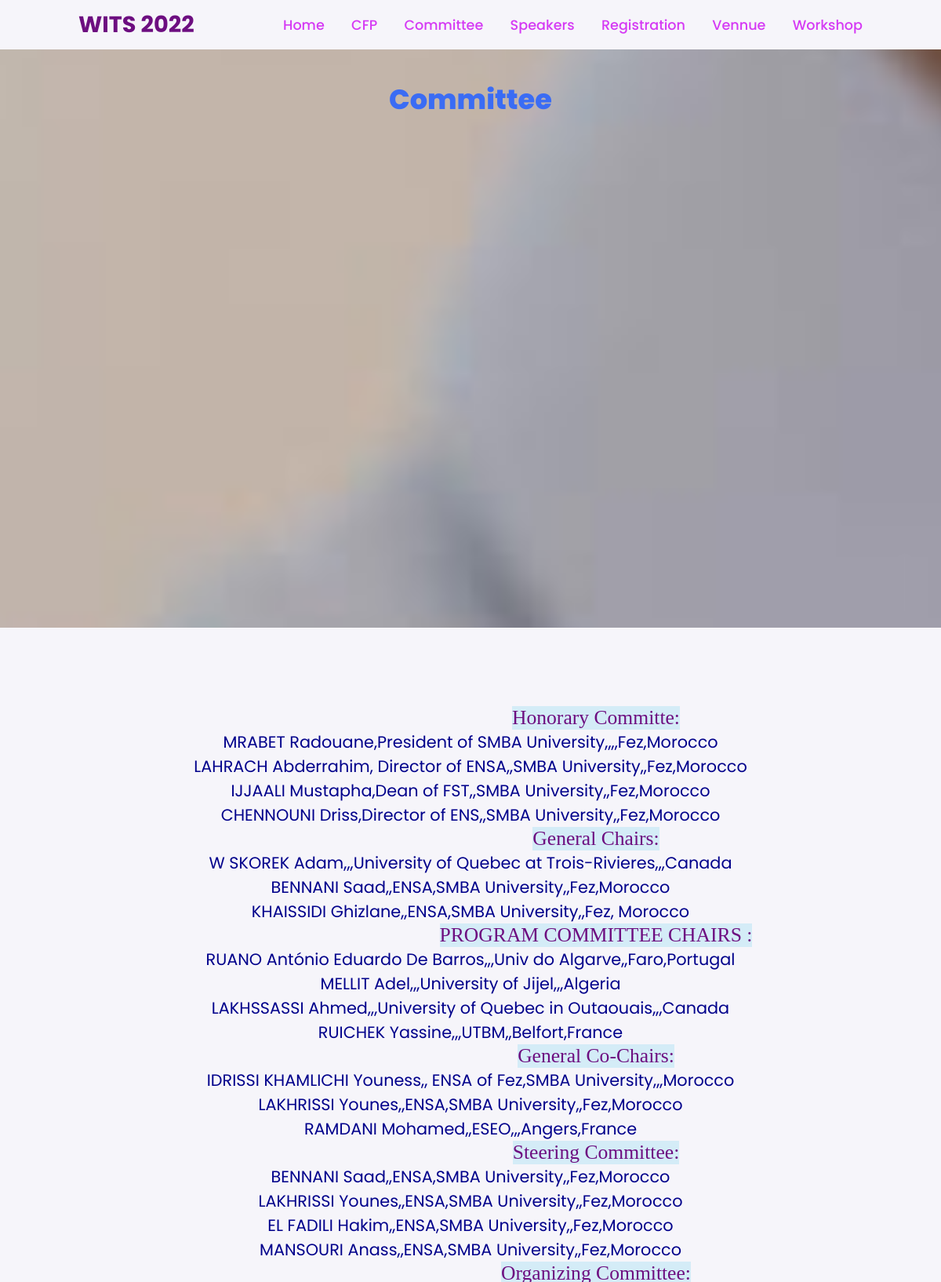
Screenshot of /committee.php (upper part) with the database file from the repository.
### tables this page shows
CREATE TABLE `commitee` (
  `id_com` int(11) NOT NULL,
  `libelle_com` char(100) DEFAULT NULL,
  `ref_conf` int(11) NOT NULL
);

CREATE TABLE `element_commitee` (
  `id_elmtC` int(11) NOT NULL,
  `nom` char(50) NOT NULL,
  `prenom` char(50) NOT NULL,
  `fonction` char(100) DEFAULT NULL,
  `etabblissement` char(50) DEFAULT NULL,
  `universite` char(50) NOT NULL,
  `laboratoire` char(1) NOT NULL,
  `ville` char(50) DEFAULT NULL,
  `pays` char(50) NOT NULL
);

### committee.php (the view, shortened to what this page needs)
<!DOCTYPE html>
<html lang="en">
<head>
    <link rel="stylesheet" href="conf-style.css">
    <link rel="stylesheet" href="https://cdnjs.cloudflare.com/ajax/libs/font-awesome/6.0.0/css/all.min.css">
</head>
<body>
    <header>
        <span class="logo">Wits 2022 </span>
        <nav class="navigation">
            <a href="home.php">Home</a>
            <a href="cfp.php">CFP</a>
            <a href="committee.php">Committee</a>
            <a href="speakers.php">Speakers</a>
            <a href="registration.php">Registration</a>
            <a href="venue.php">Vennue</a>
            <a href="workshop.php">Workshop</a>
        </nav>
    </header>
    <section class="comitte" >
    <h1 class="title"> Committee</h1>
    </section>
<section class="com">
<div class ="content">
<?php
    try {
        $pdo=new PDO("mysql:host=localhost;dbname=gestionconference","root","");
        $pdo->setAttribute(PDO::ATTR_ERRMODE, PDO::ERRMODE_EXCEPTION);
    } catch (PDOException $e) {
        die("error: could not connect". $e->getMessage());
    }
    try{
    $requette="select id_com ,libelle_com from commitee ";
    $resultC=$pdo->query($requette);
    while($row=$resultC->fetch()){
    echo"<p class=top>".$row[1].": </p> ";
    $sql="SELECT nom, prenom, fonction, etabblissement, universite, laboratoire, ville, pays FROM element_commitee , appartenir_commitee WHERE appartenir_commitee.id_elmtC=element_commitee.id_elmtC and appartenir_commitee.id_com=".$row[0];
    $resultD=$pdo->query($sql);
while($element=$resultD->fetch()){
    echo "<span class=elementt>";
  echo $element['nom'] ," " ,$element['prenom'] ,",",$element['fonction'],",",$element['etabblissement'],",",$element['universite'],",",$element['laboratoire'],",",$element['ville'],",",$element['pays'];
  echo"<br>" ;
  echo "</span>";
    }
  echo"<br>" ;
    }
      echo"<br>" ;
}
catch (PDOException $e) {
    die("error: could not connect". $e->getMessage());
}
echo "<br>";
?>
</div>
</section>
</body>
</html>

### conf-style.css (style rules this page uses)
* { font-family: 'Poppins', sans-serif; margin: 0; padding: 0; box-sizing: border-box; scroll-behavior: smooth; }
a { text-decoration: none; }
header { background-color: #f6f5fa; width: 100%; position: fixed; z-index: 999; display: flex; justify-content: space-between; align-items: center; padding: 10px 100px; }
.logo { color: #6d0e80; text-transform: uppercase; font-weight: 700; font-size: 1.8em; }
.navigation a { color: #d53af4; font-size: 1.1em; font-weight: 500; padding-left: 30px; }
section { padding: 100px 200px; }
.title { display: flex; justify-content: center; color: #3a6cf4; font-size: 2.2em; font-weight: 800; margin-bottom: 30px; }
.content { display: flex; justify-content: center; flex-direction: row; flex-wrap: wrap; }
.elementt { font-weight: 500px; font-size: 1.3em; color: darkblue; text-align: center; text-decoration: none; }
.top { text-align: center; margin-left: 40%; font-weight: 900px; font-size: 1.6em; font-family: Georgia, 'Times New Roman', Times, serif; color: #6d0e80; background-color: rgb(212, 236, 247); }
.comitte { width: 100%; min-height: 100vh; background: url(imgs/committee.jpg) no-repeat; background-size: cover; background-position: center; background-attachment: fixed; }
.com { background-color: #f6f5fa; }

### rows the page displays
commitee: libelle_com "Honorary Committe"
element_commitee: nom "MRABET", prenom "Radouane", fonction "President of SMBA University", ville "Fez", pays "Morocco"
element_commitee: nom "LAHRACH", prenom "Abderrahim", fonction "Director of ENSA", universite "SMBA University", ville "Fez", pays "Morocco"
element_commitee: nom "IJJAALI", prenom "Mustapha", fonction "Dean of FST", universite "SMBA University", ville "Fez", pays "Morocco"
element_commitee: nom "CHENNOUNI", prenom "Driss", fonction "Director of ENS", universite "SMBA University", ville "Fez", pays "Morocco"
commitee: libelle_com "General Chairs"
element_commitee: nom "W SKOREK", prenom "Adam", universite "University of Quebec at Trois-Rivieres", pays "Canada"
element_commitee: nom "BENNANI", prenom "Saad", etabblissement "ENSA", universite "SMBA University", ville "Fez", pays "Morocco"
element_commitee: nom "KHAISSIDI", prenom "Ghizlane", etabblissement "ENSA", universite "SMBA University", ville "Fez", pays "Morocco"
commitee: libelle_com "PROGRAM COMMITTEE CHAIRS"
element_commitee: nom "RUANO", prenom "António Eduardo De Barros", universite "Univ do Algarve", ville "Faro", pays "Portugal"
element_commitee: nom "MELLIT", prenom "Adel", universite "University of Jijel", pays "Algeria"
element_commitee: nom "LAKHSSASSI", prenom "Ahmed", universite "University of Quebec in Outaouais", pays "Canada"
element_commitee: nom "RUICHEK", prenom "Yassine", universite "UTBM", ville "Belfort", pays "France"
commitee: libelle_com "General Co-Chairs"
element_commitee: nom "IDRISSI KHAMLICHI", prenom "Youness", etabblissement "ENSA of Fez", universite "SMBA University", pays "Morocco"
element_commitee: nom "LAKHRISSI", prenom "Younes", etabblissement "ENSA", universite "SMBA University", ville "Fez", pays "Morocco"
element_commitee: nom "RAMDANI", prenom "Mohamed", etabblissement "ESEO", ville "Angers", pays "France"
commitee: libelle_com "Steering Committee"
element_commitee: nom "EL FADILI", prenom "Hakim", etabblissement "ENSA", universite "SMBA University", ville "Fez", pays "Morocco"
element_commitee: nom "MANSOURI", prenom "Anass", etabblissement "ENSA", universite "SMBA University", ville "Fez", pays "Morocco"
